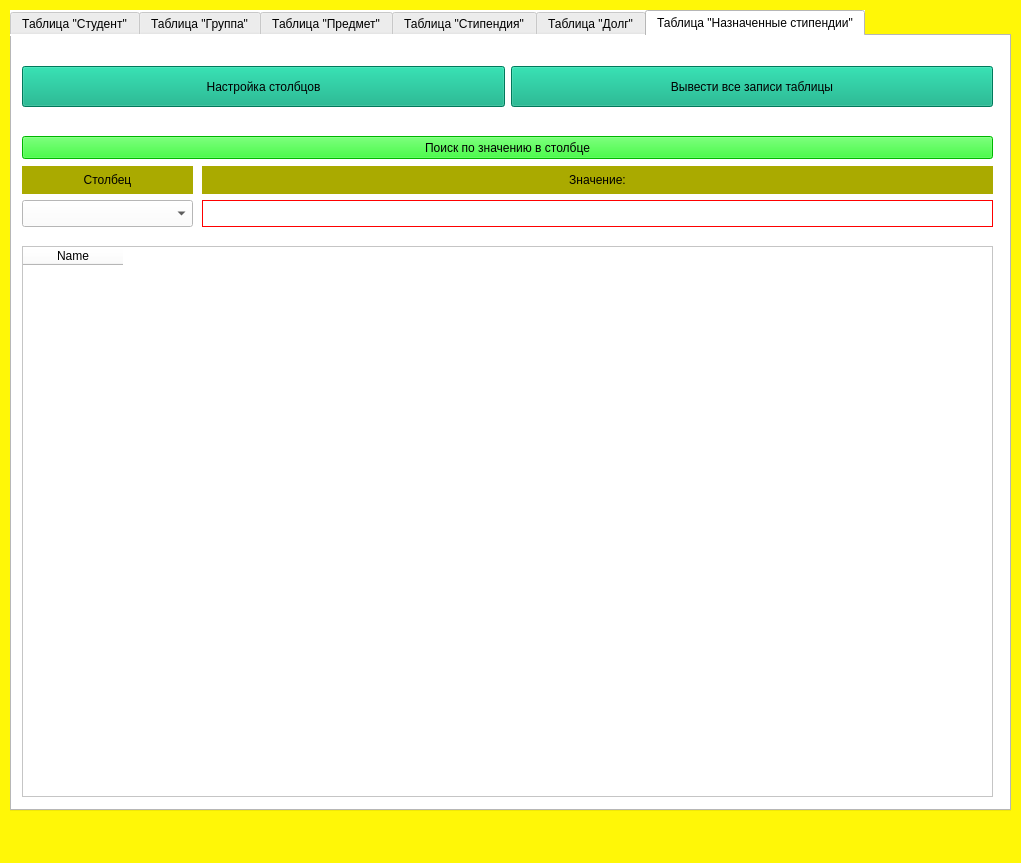
<?xml version="1.0" encoding="UTF-8"?>
<ui version="4.0">
 <class>MainWindow</class>
 <widget class="QMainWindow" name="MainWindow">
  <property name="geometry">
   <rect>
    <x>0</x>
    <y>0</y>
    <width>1021</width>
    <height>863</height>
   </rect>
  </property>
  <property name="windowTitle">
   <string>База данных &quot;Студент&quot;</string>
  </property>
  <property name="styleSheet">
   <string notr="true">background-color: rgb(255, 247, 7);</string>
  </property>
  <property name="documentMode">
   <bool>false</bool>
  </property>
  <property name="tabShape">
   <enum>QTabWidget::Rounded</enum>
  </property>
  <widget class="QWidget" name="centralwidget">
   <widget class="QTabWidget" name="tabWidget">
    <property name="geometry">
     <rect>
      <x>10</x>
      <y>10</y>
      <width>1001</width>
      <height>801</height>
     </rect>
    </property>
    <property name="styleSheet">
     <string notr="true">background-color: rgb(255, 255, 255);</string>
    </property>
    <property name="currentIndex">
     <number>5</number>
    </property>
    <widget class="QWidget" name="tab_student">
     <attribute name="title">
      <string>Таблица &quot;Студент&quot;</string>
     </attribute>
     <widget class="QTableWidget" name="tableWidgetStudent">
      <property name="geometry">
       <rect>
        <x>10</x>
        <y>210</y>
        <width>971</width>
        <height>551</height>
       </rect>
      </property>
      <property name="editTriggers">
       <set>QAbstractItemView::NoEditTriggers</set>
      </property>
      <column>
       <property name="text">
        <string>Name</string>
       </property>
      </column>
     </widget>
     <widget class="QWidget" name="layoutWidget">
      <property name="geometry">
       <rect>
        <x>10</x>
        <y>30</y>
        <width>971</width>
        <height>41</height>
       </rect>
      </property>
      <layout class="QHBoxLayout" name="horizontalLayout">
       <item>
        <widget class="QPushButton" name="pushButtonSettingsColumnsStudent">
         <property name="sizePolicy">
          <sizepolicy hsizetype="Minimum" vsizetype="Minimum">
           <horstretch>0</horstretch>
           <verstretch>0</verstretch>
          </sizepolicy>
         </property>
         <property name="styleSheet">
          <string notr="true">background-color: rgb(0, 170, 127);</string>
         </property>
         <property name="text">
          <string>Настройка столбцов</string>
         </property>
        </widget>
       </item>
       <item>
        <widget class="QPushButton" name="pushButtonDisplayRecordsStudent">
         <property name="sizePolicy">
          <sizepolicy hsizetype="Minimum" vsizetype="Minimum">
           <horstretch>0</horstretch>
           <verstretch>0</verstretch>
          </sizepolicy>
         </property>
         <property name="styleSheet">
          <string notr="true">background-color: rgb(0, 170, 127);</string>
         </property>
         <property name="text">
          <string>Вывести все записи таблицы</string>
         </property>
        </widget>
       </item>
      </layout>
     </widget>
     <widget class="QPushButton" name="pushButtonSearchValueStudent">
      <property name="geometry">
       <rect>
        <x>10</x>
        <y>100</y>
        <width>971</width>
        <height>23</height>
       </rect>
      </property>
      <property name="styleSheet">
       <string notr="true">background-color: rgb(0, 255, 0);</string>
      </property>
      <property name="text">
       <string>Поиск по значению в столбце</string>
      </property>
     </widget>
     <widget class="QWidget" name="layoutWidget">
      <property name="geometry">
       <rect>
        <x>10</x>
        <y>130</y>
        <width>171</width>
        <height>61</height>
       </rect>
      </property>
      <layout class="QVBoxLayout" name="verticalLayout_2">
       <item>
        <widget class="QLabel" name="labelSearchColumnStudent">
         <property name="styleSheet">
          <string notr="true">background-color: rgb(170, 170, 0);</string>
         </property>
         <property name="text">
          <string>Столбец</string>
         </property>
         <property name="alignment">
          <set>Qt::AlignCenter</set>
         </property>
        </widget>
       </item>
       <item>
        <widget class="QComboBox" name="comboBoxValueSearchColumnStudent">
         <property name="sizePolicy">
          <sizepolicy hsizetype="Preferred" vsizetype="Minimum">
           <horstretch>0</horstretch>
           <verstretch>0</verstretch>
          </sizepolicy>
         </property>
        </widget>
       </item>
      </layout>
     </widget>
     <widget class="QWidget" name="layoutWidget">
      <property name="geometry">
       <rect>
        <x>190</x>
        <y>130</y>
        <width>791</width>
        <height>61</height>
       </rect>
      </property>
      <layout class="QVBoxLayout" name="verticalLayout_3">
       <item>
        <widget class="QLabel" name="labelSearchValueStudent">
         <property name="sizePolicy">
          <sizepolicy hsizetype="Preferred" vsizetype="Preferred">
           <horstretch>0</horstretch>
           <verstretch>0</verstretch>
          </sizepolicy>
         </property>
         <property name="styleSheet">
          <string notr="true">background-color: rgb(170, 170, 0);</string>
         </property>
         <property name="text">
          <string>Значение:</string>
         </property>
         <property name="alignment">
          <set>Qt::AlignCenter</set>
         </property>
        </widget>
       </item>
       <item>
        <widget class="QLineEdit" name="lineEditSearchValueStudent">
         <property name="sizePolicy">
          <sizepolicy hsizetype="Expanding" vsizetype="Minimum">
           <horstretch>0</horstretch>
           <verstretch>0</verstretch>
          </sizepolicy>
         </property>
         <property name="styleSheet">
          <string notr="true">border: 1px solid;
border-color: rgb(255, 0, 0);</string>
         </property>
        </widget>
       </item>
      </layout>
     </widget>
    </widget>
    <widget class="QWidget" name="tab_group">
     <attribute name="title">
      <string>Таблица &quot;Группа&quot;</string>
     </attribute>
     <widget class="QWidget" name="layoutWidget_2">
      <property name="geometry">
       <rect>
        <x>10</x>
        <y>30</y>
        <width>971</width>
        <height>41</height>
       </rect>
      </property>
      <layout class="QHBoxLayout" name="horizontalLayout_2">
       <item>
        <widget class="QPushButton" name="pushButtonSettingsColumnsGroup">
         <property name="sizePolicy">
          <sizepolicy hsizetype="Minimum" vsizetype="Minimum">
           <horstretch>0</horstretch>
           <verstretch>0</verstretch>
          </sizepolicy>
         </property>
         <property name="styleSheet">
          <string notr="true">background-color: rgb(0, 170, 127);</string>
         </property>
         <property name="text">
          <string>Настройка столбцов</string>
         </property>
        </widget>
       </item>
       <item>
        <widget class="QPushButton" name="pushButtonDisplayRecordsGroup">
         <property name="sizePolicy">
          <sizepolicy hsizetype="Minimum" vsizetype="Minimum">
           <horstretch>0</horstretch>
           <verstretch>0</verstretch>
          </sizepolicy>
         </property>
         <property name="styleSheet">
          <string notr="true">background-color: rgb(0, 170, 127);</string>
         </property>
         <property name="text">
          <string>Вывести все записи таблицы</string>
         </property>
        </widget>
       </item>
      </layout>
     </widget>
     <widget class="QPushButton" name="pushButtonSearchValueGroup">
      <property name="geometry">
       <rect>
        <x>10</x>
        <y>100</y>
        <width>971</width>
        <height>23</height>
       </rect>
      </property>
      <property name="styleSheet">
       <string notr="true">background-color: rgb(0, 255, 0);</string>
      </property>
      <property name="text">
       <string>Поиск по значению в столбце</string>
      </property>
     </widget>
     <widget class="QWidget" name="layoutWidget_3">
      <property name="geometry">
       <rect>
        <x>10</x>
        <y>130</y>
        <width>171</width>
        <height>61</height>
       </rect>
      </property>
      <layout class="QVBoxLayout" name="verticalLayout_6">
       <item>
        <widget class="QLabel" name="labelSearchColumnGroup">
         <property name="styleSheet">
          <string notr="true">background-color: rgb(170, 170, 0);</string>
         </property>
         <property name="text">
          <string>Столбец</string>
         </property>
         <property name="alignment">
          <set>Qt::AlignCenter</set>
         </property>
        </widget>
       </item>
       <item>
        <widget class="QComboBox" name="comboBoxValueSearchColumnGroup">
         <property name="sizePolicy">
          <sizepolicy hsizetype="Preferred" vsizetype="Minimum">
           <horstretch>0</horstretch>
           <verstretch>0</verstretch>
          </sizepolicy>
         </property>
        </widget>
       </item>
      </layout>
     </widget>
     <widget class="QWidget" name="layoutWidget_4">
      <property name="geometry">
       <rect>
        <x>190</x>
        <y>130</y>
        <width>791</width>
        <height>61</height>
       </rect>
      </property>
      <layout class="QVBoxLayout" name="verticalLayout_7">
       <item>
        <widget class="QLabel" name="labelSearchValueGroup">
         <property name="sizePolicy">
          <sizepolicy hsizetype="Preferred" vsizetype="Preferred">
           <horstretch>0</horstretch>
           <verstretch>0</verstretch>
          </sizepolicy>
         </property>
         <property name="styleSheet">
          <string notr="true">background-color: rgb(170, 170, 0);</string>
         </property>
         <property name="text">
          <string>Значение:</string>
         </property>
         <property name="alignment">
          <set>Qt::AlignCenter</set>
         </property>
        </widget>
       </item>
       <item>
        <widget class="QLineEdit" name="lineEditSearchValueGroup">
         <property name="sizePolicy">
          <sizepolicy hsizetype="Expanding" vsizetype="Minimum">
           <horstretch>0</horstretch>
           <verstretch>0</verstretch>
          </sizepolicy>
         </property>
         <property name="styleSheet">
          <string notr="true">border: 1px solid;
border-color: rgb(255, 0, 0);</string>
         </property>
        </widget>
       </item>
      </layout>
     </widget>
     <widget class="QTableWidget" name="tableWidgetGroup">
      <property name="geometry">
       <rect>
        <x>10</x>
        <y>210</y>
        <width>971</width>
        <height>551</height>
       </rect>
      </property>
      <property name="editTriggers">
       <set>QAbstractItemView::NoEditTriggers</set>
      </property>
      <column>
       <property name="text">
        <string>Name</string>
       </property>
      </column>
     </widget>
    </widget>
    <widget class="QWidget" name="tab_subject">
     <attribute name="title">
      <string>Таблица &quot;Предмет&quot;</string>
     </attribute>
     <widget class="QWidget" name="layoutWidget_6">
      <property name="geometry">
       <rect>
        <x>10</x>
        <y>30</y>
        <width>971</width>
        <height>41</height>
       </rect>
      </property>
      <layout class="QHBoxLayout" name="horizontalLayout_3">
       <item>
        <widget class="QPushButton" name="pushButtonSettingsColumnsSubject">
         <property name="sizePolicy">
          <sizepolicy hsizetype="Minimum" vsizetype="Minimum">
           <horstretch>0</horstretch>
           <verstretch>0</verstretch>
          </sizepolicy>
         </property>
         <property name="styleSheet">
          <string notr="true">background-color: rgb(0, 170, 127);</string>
         </property>
         <property name="text">
          <string>Настройка столбцов</string>
         </property>
        </widget>
       </item>
       <item>
        <widget class="QPushButton" name="pushButtonDisplayRecordsSubject">
         <property name="sizePolicy">
          <sizepolicy hsizetype="Minimum" vsizetype="Minimum">
           <horstretch>0</horstretch>
           <verstretch>0</verstretch>
          </sizepolicy>
         </property>
         <property name="styleSheet">
          <string notr="true">background-color: rgb(0, 170, 127);</string>
         </property>
         <property name="text">
          <string>Вывести все записи таблицы</string>
         </property>
        </widget>
       </item>
      </layout>
     </widget>
     <widget class="QPushButton" name="pushButtonSearchValueSubject">
      <property name="geometry">
       <rect>
        <x>10</x>
        <y>100</y>
        <width>971</width>
        <height>23</height>
       </rect>
      </property>
      <property name="styleSheet">
       <string notr="true">background-color: rgb(0, 255, 0);</string>
      </property>
      <property name="text">
       <string>Поиск по значению в столбце</string>
      </property>
     </widget>
     <widget class="QWidget" name="layoutWidget_7">
      <property name="geometry">
       <rect>
        <x>10</x>
        <y>130</y>
        <width>171</width>
        <height>61</height>
       </rect>
      </property>
      <layout class="QVBoxLayout" name="verticalLayout_9">
       <item>
        <widget class="QLabel" name="labelSearchColumnSubject">
         <property name="styleSheet">
          <string notr="true">background-color: rgb(170, 170, 0);</string>
         </property>
         <property name="text">
          <string>Столбец</string>
         </property>
         <property name="alignment">
          <set>Qt::AlignCenter</set>
         </property>
        </widget>
       </item>
       <item>
        <widget class="QComboBox" name="comboBoxValueSearchColumnSubject">
         <property name="sizePolicy">
          <sizepolicy hsizetype="Preferred" vsizetype="Minimum">
           <horstretch>0</horstretch>
           <verstretch>0</verstretch>
          </sizepolicy>
         </property>
        </widget>
       </item>
      </layout>
     </widget>
     <widget class="QWidget" name="layoutWidget_8">
      <property name="geometry">
       <rect>
        <x>190</x>
        <y>130</y>
        <width>791</width>
        <height>61</height>
       </rect>
      </property>
      <layout class="QVBoxLayout" name="verticalLayout_10">
       <item>
        <widget class="QLabel" name="labelSearchValueSubject">
         <property name="sizePolicy">
          <sizepolicy hsizetype="Preferred" vsizetype="Preferred">
           <horstretch>0</horstretch>
           <verstretch>0</verstretch>
          </sizepolicy>
         </property>
         <property name="styleSheet">
          <string notr="true">background-color: rgb(170, 170, 0);</string>
         </property>
         <property name="text">
          <string>Значение:</string>
         </property>
         <property name="alignment">
          <set>Qt::AlignCenter</set>
         </property>
        </widget>
       </item>
       <item>
        <widget class="QLineEdit" name="lineEditSearchValueSubject">
         <property name="sizePolicy">
          <sizepolicy hsizetype="Expanding" vsizetype="Minimum">
           <horstretch>0</horstretch>
           <verstretch>0</verstretch>
          </sizepolicy>
         </property>
         <property name="styleSheet">
          <string notr="true">border: 1px solid;
border-color: rgb(255, 0, 0);</string>
         </property>
        </widget>
       </item>
      </layout>
     </widget>
     <widget class="QTableWidget" name="tableWidgetSubject">
      <property name="geometry">
       <rect>
        <x>10</x>
        <y>210</y>
        <width>971</width>
        <height>551</height>
       </rect>
      </property>
      <property name="editTriggers">
       <set>QAbstractItemView::NoEditTriggers</set>
      </property>
      <column>
       <property name="text">
        <string>Name</string>
       </property>
      </column>
     </widget>
    </widget>
    <widget class="QWidget" name="tab_scholarship">
     <attribute name="title">
      <string>Таблица &quot;Стипендия&quot;</string>
     </attribute>
     <widget class="QWidget" name="layoutWidget_10">
      <property name="geometry">
       <rect>
        <x>10</x>
        <y>30</y>
        <width>971</width>
        <height>41</height>
       </rect>
      </property>
      <layout class="QHBoxLayout" name="horizontalLayout_4">
       <item>
        <widget class="QPushButton" name="pushButtonSettingsColumnsScholarship">
         <property name="sizePolicy">
          <sizepolicy hsizetype="Minimum" vsizetype="Minimum">
           <horstretch>0</horstretch>
           <verstretch>0</verstretch>
          </sizepolicy>
         </property>
         <property name="styleSheet">
          <string notr="true">background-color: rgb(0, 170, 127);</string>
         </property>
         <property name="text">
          <string>Настройка столбцов</string>
         </property>
        </widget>
       </item>
       <item>
        <widget class="QPushButton" name="pushButtonDisplayRecordsScholarship">
         <property name="sizePolicy">
          <sizepolicy hsizetype="Minimum" vsizetype="Minimum">
           <horstretch>0</horstretch>
           <verstretch>0</verstretch>
          </sizepolicy>
         </property>
         <property name="styleSheet">
          <string notr="true">background-color: rgb(0, 170, 127);</string>
         </property>
         <property name="text">
          <string>Вывести все записи таблицы</string>
         </property>
        </widget>
       </item>
      </layout>
     </widget>
     <widget class="QPushButton" name="pushButtonSearchValueScholarship">
      <property name="geometry">
       <rect>
        <x>10</x>
        <y>100</y>
        <width>971</width>
        <height>23</height>
       </rect>
      </property>
      <property name="styleSheet">
       <string notr="true">background-color: rgb(0, 255, 0);</string>
      </property>
      <property name="text">
       <string>Поиск по значению в столбце</string>
      </property>
     </widget>
     <widget class="QWidget" name="layoutWidget_11">
      <property name="geometry">
       <rect>
        <x>10</x>
        <y>130</y>
        <width>171</width>
        <height>61</height>
       </rect>
      </property>
      <layout class="QVBoxLayout" name="verticalLayout_12">
       <item>
        <widget class="QLabel" name="labelSearchColumnScholarship">
         <property name="styleSheet">
          <string notr="true">background-color: rgb(170, 170, 0);</string>
         </property>
         <property name="text">
          <string>Столбец</string>
         </property>
         <property name="alignment">
          <set>Qt::AlignCenter</set>
         </property>
        </widget>
       </item>
       <item>
        <widget class="QComboBox" name="comboBoxValueSearchColumnScholarship">
         <property name="sizePolicy">
          <sizepolicy hsizetype="Preferred" vsizetype="Minimum">
           <horstretch>0</horstretch>
           <verstretch>0</verstretch>
          </sizepolicy>
         </property>
        </widget>
       </item>
      </layout>
     </widget>
     <widget class="QWidget" name="layoutWidget_12">
      <property name="geometry">
       <rect>
        <x>190</x>
        <y>130</y>
        <width>791</width>
        <height>61</height>
       </rect>
      </property>
      <layout class="QVBoxLayout" name="verticalLayout_13">
       <item>
        <widget class="QLabel" name="labelSearchValueScholarship">
         <property name="sizePolicy">
          <sizepolicy hsizetype="Preferred" vsizetype="Preferred">
           <horstretch>0</horstretch>
           <verstretch>0</verstretch>
          </sizepolicy>
         </property>
         <property name="styleSheet">
          <string notr="true">background-color: rgb(170, 170, 0);</string>
         </property>
         <property name="text">
          <string>Значение:</string>
         </property>
         <property name="alignment">
          <set>Qt::AlignCenter</set>
         </property>
        </widget>
       </item>
       <item>
        <widget class="QLineEdit" name="lineEditSearchValueScholarship">
         <property name="sizePolicy">
          <sizepolicy hsizetype="Expanding" vsizetype="Minimum">
           <horstretch>0</horstretch>
           <verstretch>0</verstretch>
          </sizepolicy>
         </property>
         <property name="styleSheet">
          <string notr="true">border: 1px solid;
border-color: rgb(255, 0, 0);</string>
         </property>
        </widget>
       </item>
      </layout>
     </widget>
     <widget class="QTableWidget" name="tableWidgetScholarship">
      <property name="geometry">
       <rect>
        <x>10</x>
        <y>210</y>
        <width>971</width>
        <height>551</height>
       </rect>
      </property>
      <property name="editTriggers">
       <set>QAbstractItemView::NoEditTriggers</set>
      </property>
      <column>
       <property name="text">
        <string>Name</string>
       </property>
      </column>
     </widget>
    </widget>
    <widget class="QWidget" name="tab_debt">
     <attribute name="title">
      <string>Таблица &quot;Долг&quot;</string>
     </attribute>
     <widget class="QWidget" name="layoutWidget_14">
      <property name="geometry">
       <rect>
        <x>10</x>
        <y>30</y>
        <width>971</width>
        <height>41</height>
       </rect>
      </property>
      <layout class="QHBoxLayout" name="horizontalLayout_5">
       <item>
        <widget class="QPushButton" name="pushButtonSettingsColumnsDebt">
         <property name="sizePolicy">
          <sizepolicy hsizetype="Minimum" vsizetype="Minimum">
           <horstretch>0</horstretch>
           <verstretch>0</verstretch>
          </sizepolicy>
         </property>
         <property name="styleSheet">
          <string notr="true">background-color: rgb(0, 170, 127);</string>
         </property>
         <property name="text">
          <string>Настройка столбцов</string>
         </property>
        </widget>
       </item>
       <item>
        <widget class="QPushButton" name="pushButtonDisplayRecordsDebt">
         <property name="sizePolicy">
          <sizepolicy hsizetype="Minimum" vsizetype="Minimum">
           <horstretch>0</horstretch>
           <verstretch>0</verstretch>
          </sizepolicy>
         </property>
         <property name="styleSheet">
          <string notr="true">background-color: rgb(0, 170, 127);</string>
         </property>
         <property name="text">
          <string>Вывести все записи таблицы</string>
         </property>
        </widget>
       </item>
      </layout>
     </widget>
     <widget class="QPushButton" name="pushButtonSearchValueDebt">
      <property name="geometry">
       <rect>
        <x>10</x>
        <y>100</y>
        <width>971</width>
        <height>23</height>
       </rect>
      </property>
      <property name="styleSheet">
       <string notr="true">background-color: rgb(0, 255, 0);</string>
      </property>
      <property name="text">
       <string>Поиск по значению в столбце</string>
      </property>
     </widget>
     <widget class="QWidget" name="layoutWidget_16">
      <property name="geometry">
       <rect>
        <x>10</x>
        <y>130</y>
        <width>171</width>
        <height>61</height>
       </rect>
      </property>
      <layout class="QVBoxLayout" name="verticalLayout_15">
       <item>
        <widget class="QLabel" name="labelSearchColumnDebt">
         <property name="styleSheet">
          <string notr="true">background-color: rgb(170, 170, 0);</string>
         </property>
         <property name="text">
          <string>Столбец</string>
         </property>
         <property name="alignment">
          <set>Qt::AlignCenter</set>
         </property>
        </widget>
       </item>
       <item>
        <widget class="QComboBox" name="comboBoxValueSearchColumnDebt">
         <property name="sizePolicy">
          <sizepolicy hsizetype="Preferred" vsizetype="Minimum">
           <horstretch>0</horstretch>
           <verstretch>0</verstretch>
          </sizepolicy>
         </property>
        </widget>
       </item>
      </layout>
     </widget>
     <widget class="QWidget" name="layoutWidget_18">
      <property name="geometry">
       <rect>
        <x>190</x>
        <y>130</y>
        <width>791</width>
        <height>61</height>
       </rect>
      </property>
      <layout class="QVBoxLayout" name="verticalLayout_17">
       <item>
        <widget class="QLabel" name="labelSearchValueDebt">
         <property name="sizePolicy">
          <sizepolicy hsizetype="Preferred" vsizetype="Preferred">
           <horstretch>0</horstretch>
           <verstretch>0</verstretch>
          </sizepolicy>
         </property>
         <property name="styleSheet">
          <string notr="true">background-color: rgb(170, 170, 0);</string>
         </property>
         <property name="text">
          <string>Значение:</string>
         </property>
         <property name="alignment">
          <set>Qt::AlignCenter</set>
         </property>
        </widget>
       </item>
       <item>
        <widget class="QLineEdit" name="lineEditSearchValueDebt">
         <property name="sizePolicy">
          <sizepolicy hsizetype="Expanding" vsizetype="Minimum">
           <horstretch>0</horstretch>
           <verstretch>0</verstretch>
          </sizepolicy>
         </property>
         <property name="styleSheet">
          <string notr="true">border: 1px solid;
border-color: rgb(255, 0, 0);</string>
         </property>
        </widget>
       </item>
      </layout>
     </widget>
     <widget class="QTableWidget" name="tableWidgetDebt">
      <property name="geometry">
       <rect>
        <x>10</x>
        <y>210</y>
        <width>971</width>
        <height>551</height>
       </rect>
      </property>
      <property name="editTriggers">
       <set>QAbstractItemView::NoEditTriggers</set>
      </property>
      <column>
       <property name="text">
        <string>Name</string>
       </property>
      </column>
     </widget>
    </widget>
    <widget class="QWidget" name="tab_linking_scholarship">
     <attribute name="title">
      <string>Таблица &quot;Назначенные стипендии&quot;</string>
     </attribute>
     <widget class="QWidget" name="layoutWidget_15">
      <property name="geometry">
       <rect>
        <x>10</x>
        <y>30</y>
        <width>971</width>
        <height>41</height>
       </rect>
      </property>
      <layout class="QHBoxLayout" name="horizontalLayout_6">
       <item>
        <widget class="QPushButton" name="pushButtonSettingsColumnsLTScholarship">
         <property name="sizePolicy">
          <sizepolicy hsizetype="Minimum" vsizetype="Minimum">
           <horstretch>0</horstretch>
           <verstretch>0</verstretch>
          </sizepolicy>
         </property>
         <property name="styleSheet">
          <string notr="true">background-color: rgb(0, 170, 127);</string>
         </property>
         <property name="text">
          <string>Настройка столбцов</string>
         </property>
        </widget>
       </item>
       <item>
        <widget class="QPushButton" name="pushButtonDisplayRecordsLTScholarship">
         <property name="sizePolicy">
          <sizepolicy hsizetype="Minimum" vsizetype="Minimum">
           <horstretch>0</horstretch>
           <verstretch>0</verstretch>
          </sizepolicy>
         </property>
         <property name="styleSheet">
          <string notr="true">background-color: rgb(0, 170, 127);</string>
         </property>
         <property name="text">
          <string>Вывести все записи таблицы</string>
         </property>
        </widget>
       </item>
      </layout>
     </widget>
     <widget class="QPushButton" name="pushButtonSearchValueLTScholarship">
      <property name="geometry">
       <rect>
        <x>10</x>
        <y>100</y>
        <width>971</width>
        <height>23</height>
       </rect>
      </property>
      <property name="styleSheet">
       <string notr="true">background-color: rgb(0, 255, 0);</string>
      </property>
      <property name="text">
       <string>Поиск по значению в столбце</string>
      </property>
     </widget>
     <widget class="QWidget" name="layoutWidget_17">
      <property name="geometry">
       <rect>
        <x>10</x>
        <y>130</y>
        <width>171</width>
        <height>61</height>
       </rect>
      </property>
      <layout class="QVBoxLayout" name="verticalLayout_16">
       <item>
        <widget class="QLabel" name="labelSearchColumnLTScholarship">
         <property name="styleSheet">
          <string notr="true">background-color: rgb(170, 170, 0);</string>
         </property>
         <property name="text">
          <string>Столбец</string>
         </property>
         <property name="alignment">
          <set>Qt::AlignCenter</set>
         </property>
        </widget>
       </item>
       <item>
        <widget class="QComboBox" name="comboBoxValueSearchColumnLTScholarship">
         <property name="sizePolicy">
          <sizepolicy hsizetype="Preferred" vsizetype="Minimum">
           <horstretch>0</horstretch>
           <verstretch>0</verstretch>
          </sizepolicy>
         </property>
        </widget>
       </item>
      </layout>
     </widget>
     <widget class="QWidget" name="layoutWidget_19">
      <property name="geometry">
       <rect>
        <x>190</x>
        <y>130</y>
        <width>791</width>
        <height>61</height>
       </rect>
      </property>
      <layout class="QVBoxLayout" name="verticalLayout_18">
       <item>
        <widget class="QLabel" name="labelSearchValueLTScholarship">
         <property name="sizePolicy">
          <sizepolicy hsizetype="Preferred" vsizetype="Preferred">
           <horstretch>0</horstretch>
           <verstretch>0</verstretch>
          </sizepolicy>
         </property>
         <property name="styleSheet">
          <string notr="true">background-color: rgb(170, 170, 0);</string>
         </property>
         <property name="text">
          <string>Значение:</string>
         </property>
         <property name="alignment">
          <set>Qt::AlignCenter</set>
         </property>
        </widget>
       </item>
       <item>
        <widget class="QLineEdit" name="lineEditSearchValueLTScholarship">
         <property name="sizePolicy">
          <sizepolicy hsizetype="Expanding" vsizetype="Minimum">
           <horstretch>0</horstretch>
           <verstretch>0</verstretch>
          </sizepolicy>
         </property>
         <property name="styleSheet">
          <string notr="true">border: 1px solid;
border-color: rgb(255, 0, 0);</string>
         </property>
        </widget>
       </item>
      </layout>
     </widget>
     <widget class="QTableWidget" name="tableWidgetLTScholarship">
      <property name="geometry">
       <rect>
        <x>10</x>
        <y>210</y>
        <width>971</width>
        <height>551</height>
       </rect>
      </property>
      <property name="editTriggers">
       <set>QAbstractItemView::NoEditTriggers</set>
      </property>
      <column>
       <property name="text">
        <string>Name</string>
       </property>
      </column>
     </widget>
    </widget>
   </widget>
  </widget>
  <widget class="QMenuBar" name="menubar">
   <property name="geometry">
    <rect>
     <x>0</x>
     <y>0</y>
     <width>1021</width>
     <height>21</height>
    </rect>
   </property>
  </widget>
  <widget class="QStatusBar" name="statusbar"/>
 </widget>
 <resources/>
 <connections/>
</ui>
